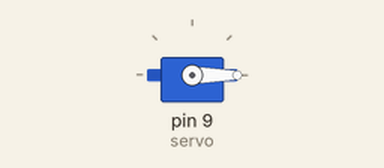
Bench run of a sketch on a simulated Arduino Uno, built with avr-gcc and run on an emulated ATmega328P. Parts: servo.

Above: at 0.05 s.
Timing chart, 0 to 4.6 s (numbered marks = the images above):
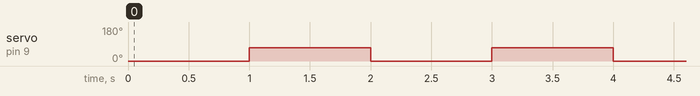

The sketch:

TopServoDemo.ino
```cpp
/*
  Top Servo Demo
    Turns a continous servo at full speed clockwise then
    counter clockwise
    @author jains
 */

#include <Servo.h>
int servo = 9;
Servo ser;
int angle = 0;

// the setup routine runs once when you press reset:
void setup() {
  ser.attach(servo);
  Serial.begin(9600);
}

// the loop routine runs over and over again forever:
void loop() {
  while(true){
    ser.write(0);
    delay(1000);
    ser.write(70);
    delay(1000);
  }
}
```

Measured:
- by itself, servo on pin 9 (servo): alternates 70° for 1.0 s and 0° for 1.0 s
